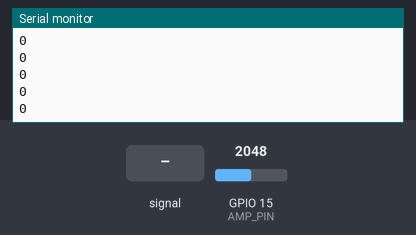
A sketch run on a simulated ESP32. Parts: the last lines printed to the serial monitor. The test bench sets the inputs (shaded band); at power-on: GPIO 15 (AMP_PIN) = 2048. Nothing arrives over Bluetooth unless stated.

Above: at 1.2 s.
1.3 s: GPIO 15 (AMP_PIN) fed a 200 Hz sine of ±1842 counts around its level
At 2.2 s:
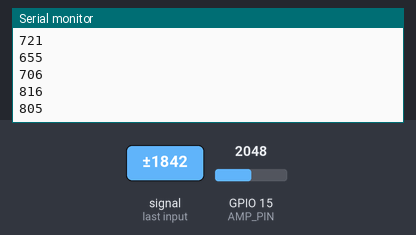
2.8 s: GPIO 15 (AMP_PIN) set to 984
At 3.6 s:
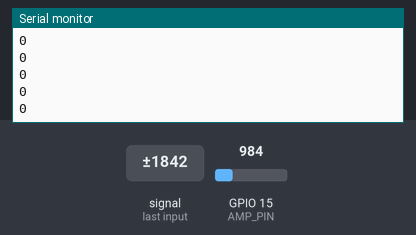
4.3 s: GPIO 15 (AMP_PIN) set to 491
5.8 s: GPIO 15 (AMP_PIN) fed a 200 Hz sine of ±327 counts around its level
At 6.5 s:
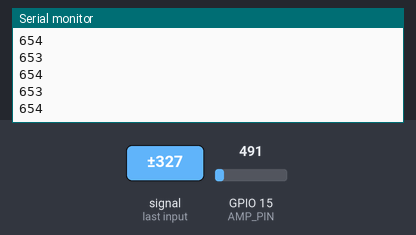
Timing chart, 0 to 8.3 s (numbered marks = the images above; inputs shaded):
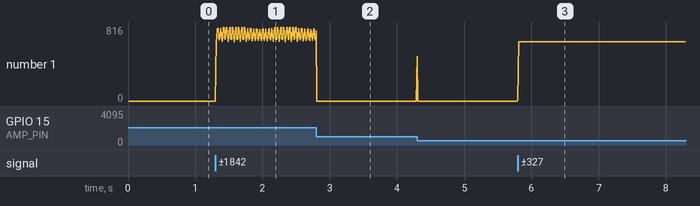

The sketch:

microphone.ino
```cpp
#include "driver_microphone.hpp"

uint8_t buffer[32];

void setup()
{
  Serial.begin(115200);
  SerialBT.begin("ESP32");

}


void loop()
{
  readMicro();
  sendData();
}
```

driver_bluetooth.cpp
```cpp
#include "driver_bluetooth.hpp"

int size = 4;


void sendData()
{

  memcpy(buffer, &peakToPeak, size);
  SerialBT.write(buffer,size);
}
```

driver_bluetooth.hpp
```cpp
#ifndef H__DRIVER_B__H
#define H__DRIVER_B__H

#include <BluetoothSerial.h>
#include "driver_microphone.hpp"

#if !defined(CONFIG_BT_ENABLED) || !defined(CONFIG_BLUEDROID_ENABLED)
#error Bluetooth is not enabled! Please run `make menuconfig` to and enable it
#endif

extern BluetoothSerial SerialBT;
extern uint8_t buffer[32];

void sendData();
#endif
```

driver_microphone.cpp
```cpp
#include "driver_microphone.hpp"
#include <math.h>

const int sampleWindow = 10;
int const AMP_PIN = 15; //PIN D15
unsigned int sample;
unsigned long startMillis = 0;
unsigned int peakToPeak = 0;
unsigned int signalMax = 0;
unsigned int signalMin = 0;

BluetoothSerial SerialBT;

void readMicro()
{
  startMillis = millis();
  peakToPeak = 0;
  signalMax = 0;
  signalMin = 1024;

  while (millis() - startMillis < sampleWindow)
  {
    sample = analogRead(AMP_PIN);

    if (sample < 1024)
    {
      if (sample > signalMax)
      {
        signalMax = sample;
      }
      else if (sample < signalMin)
      {
        signalMin = sample;
      }
    }
  }

  if (signalMax>=signalMin)
  {
    peakToPeak = signalMax - signalMin;
  }
  Serial.println(peakToPeak);
}
```

driver_microphone.hpp
```cpp
#ifndef H__DRIVER_M__H
#define H__DRIVER_M__H

#include "driver_bluetooth.hpp"

extern const int sampleWindow;
extern int const AMP_PIN; //PIN D15
extern unsigned int sample;
extern unsigned long startMillis;
extern unsigned int peakToPeak;
extern unsigned int signalMax;
extern unsigned int signalMin;

void readMicro();

#endif
```

Measured:
- after the input at 1.3 s, the serial monitor: prints a new line at once (image 1)
- after the input at 2.8 s, the serial monitor: prints a new line at once (image 2)
- after the input at 5.8 s, the serial monitor: prints a new line at once (image 3)
- plotted number 1: 0 → 666 after the input at 1.3 s, 0 → 653 after the input at 5.8 s
